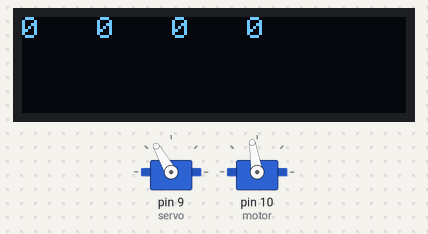
Simulated run of this sketch. Board: Arduino Uno, built with avr-gcc and run on an emulated ATmega328P. Parts: 2 × servo, 128×32 one-colour display.

Above: at 4.1 s.
At 5.7 s:
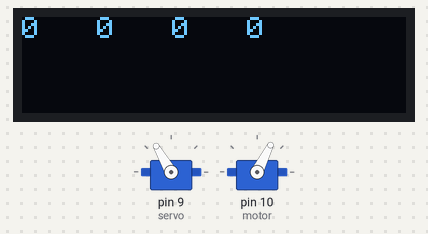
Timing chart, 0 to 130.0 s (numbered marks = the images above):
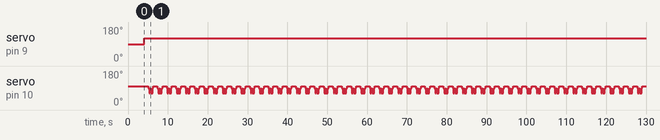

Measured:
- by itself, servo on pin 9 (servo): 90° → 120° at 4.1 s
- by itself, servo on pin 10 (motor): repeats every 2.3 s: 63° 0.20 s, 90° 0.20 s, 63° 0.50 s, 90° 0.21 s, 99° 1.0 s, 90° 0.20 s

The sketch:

rb20210524.ino
```cpp
#include <VL53L0X.h>
#include <Wire.h>
#include <Servo.h>
#include <Adafruit_SSD1306.h>
#include <Adafruit_GFX.h>


#define SYSTEM_INTERRUPT_CLEAR       0x0B
#define RESULT_INTERRUPT_STATUS      0x13
#define RESULT_RANGE_STATUS          0x14

#define XSHUT_TOF_1  2
#define XSHUT_TOF_2  3
#define XSHUT_TOF_3  4
#define XSHUT_TOF_4  5

// OLED display I2C address
#define OLED_ADDR   0x3C
#define OLED_RESET  -1        // no reset pin
#define TOF_1_ADDR  0x29
#define TOF_2_ADDR  0x2B
#define TOF_3_ADDR  0x2C
#define TOF_4_ADDR  0x2D


#define NEUTRAL 90
#define REVERSE 63

Servo servo, motor;  // создадим объект сервопривода и мотора
VL53L0X tof_1;
VL53L0X tof_2;
VL53L0X tof_3;
VL53L0X tof_4;
Adafruit_SSD1306 display(128, 32, &Wire, OLED_RESET);

bool setup_4_tofs(int timeout);

void dislplay_print_4_tofs(int tof1_distance, int tof2_distance, int tof3_distance, int tof4_distance) {
  display.setCursor(0, 0);
  display.print(tof4_distance);
  display.setCursor(25, 0);
  display.print(tof3_distance);
  display.setCursor(50, 0);
  display.print(tof2_distance);
  display.setCursor(75, 0);
  display.print(tof1_distance);
  display.display();
  //delay(100);
  display.clearDisplay();
}


void setup() {
  servo.attach(9);  // сервопривод на выводе 9
  motor.attach(10); // мотор на выводе 10
  motor.write(99);

  display.begin(SSD1306_SWITCHCAPVCC, OLED_ADDR);
  delay(2000);
  display.clearDisplay();
  //display.setRotation(2);
  //display.setTextSize(2);
  display.setTextColor(SSD1306_WHITE);
  //  display.drawPixel(10, 10, SSD1306_WHITE);
  //  display.display();
  delay(2000);
  //  display.clearDisplay();
  //display.setCursor(0, 0);


  while (!Serial) {
    ; // ожидаем подключения монитора порта
  }
  Serial.println("OK");
  if (setup_4_tofs(1000) != 0) {
    while (1) {}
  }

  Serial.println("Arduino setup has been successfully finished!");
}

int i = 0;
double kp = 0;
int max_distance = 1000;
int tof1_distance = 0;
int tof2_distance = 0;
int tof3_distance = 0;
int tof4_distance = 0;
int err = 0;
int sr = 0;

void loop() {
  // читаем данные из первого модуля
  if (0 != (tof_1.readReg(RESULT_INTERRUPT_STATUS) & 0x07)) {
    tof1_distance = tof_1.readReg16Bit(RESULT_RANGE_STATUS + 10);
    tof_1.writeReg(SYSTEM_INTERRUPT_CLEAR, 0x01);
  }

  // читаем данные из второго модуля
  if (0 != (tof_2.readReg(RESULT_INTERRUPT_STATUS) & 0x07)) {
    tof2_distance = tof_2.readReg16Bit(RESULT_RANGE_STATUS + 10);
    if (tof2_distance >= 8190){
      tof2_distance = 1500;
    }
    tof_2.writeReg(SYSTEM_INTERRUPT_CLEAR, 0x01);
  }

  // читаем данные из третьего модуля
  if (0 != (tof_3.readReg(RESULT_INTERRUPT_STATUS) & 0x07)) {
    tof3_distance = tof_3.readReg16Bit(RESULT_RANGE_STATUS + 10);
    if (tof3_distance >= 8190){
      tof3_distance = 1500;
    }
    tof_3.writeReg(SYSTEM_INTERRUPT_CLEAR, 0x01);
  }

  // читаем данные из четвертого модуля
  if (0 != (tof_4.readReg(RESULT_INTERRUPT_STATUS) & 0x07)) {
    tof4_distance = tof_4.readReg16Bit(RESULT_RANGE_STATUS + 10);
    tof_4.writeReg(SYSTEM_INTERRUPT_CLEAR, 0x01);
  }

  dislplay_print_4_tofs(tof1_distance, tof2_distance, tof3_distance, tof4_distance);

  Serial.print(tof1_distance); Serial.print(" ");
  Serial.print(tof2_distance); Serial.print(" ");
  Serial.print(tof3_distance); Serial.print(" ");
  Serial.println(tof4_distance);
  err = ((tof3_distance - tof2_distance) + (tof4_distance - tof1_distance)) / 2;
  sr = (tof3_distance + tof2_distance) / 2;
  kp = 0.075;
  motor.write(99);

  if (tof4_distance > max_distance) {
    motor.write(99);
    servo.write(147);

  }

  if (tof1_distance > max_distance) {
    motor.write(99);
    servo.write(33);
  }


  if ((tof1_distance < max_distance) and (tof4_distance < max_distance)) {
    motor.write(99);
    servo.write(100 + err * kp);
    Serial.println(err * kp);
  }
  if ((sr < 200) or (tof2_distance < 100) or (tof2_distance < 100)){
    servo.write(120);
    delay(1000);
    motor.write(NEUTRAL);
    delay(200);
    motor.write(REVERSE);
    delay(200);
    motor.write(NEUTRAL);
    delay(200);
    motor.write(REVERSE);
    delay(500);
    motor.write(NEUTRAL);
    delay(200);
  }


  //servo.write(35); //полный право
  // servo.write(145); //полный лево


}
bool setup_4_tofs(int timeout) {
  Serial.println("Подготовка tof-модулей ...");

  // чтобы избежать конфликтов адрессации, деактивируем все модули за исключением одного (с него начнем задавать адреса)
  pinMode(XSHUT_TOF_1, OUTPUT);
  pinMode(XSHUT_TOF_2, OUTPUT);
  pinMode(XSHUT_TOF_3, OUTPUT);
  //  pinMode(XSHUT_TOF_4, OUTPUT);

  Wire.begin();   // активируем интерфейс I2C, arduino будет мастером

  tof_4.setAddress(TOF_4_ADDR);     // задаем адрес для текущего активного модуля (обязательно должен отличаться от 0x29)
  pinMode(XSHUT_TOF_3, INPUT);      // активируем следующий модуль (у него по умолчанию адрес 0х29, поэтому не забываем его сменить)
  delay(10);                        // выжидаем 10 мс для полной активации
  tof_3.setAddress(TOF_3_ADDR);     // меняем адресс (обязательно должен отличаться от 0x29)
  pinMode(XSHUT_TOF_2, INPUT);      // активируем следующий модуль (у него по умолчанию адрес 0х29, поэтому не забываем его сменить)
  delay(10);                        // выжидаем 10 мс для полной активации
  tof_2.setAddress(TOF_2_ADDR);     // меняем адресс (обязательно должен отличаться от 0x29)
  pinMode(XSHUT_TOF_1, INPUT);      // активируем оставшийся датчик и используем его адрес по умолчанию
  delay(10);

  // назначаем адрес первому модулю, активируем и дожидаемся выхода в рабочий режим
  //  tof_1.setAddress(TOF_1_ADDR);
  //  pinMode(XSHUT_TOF_1, INPUT);
  //  delay(10);

  // назначаем адрес второму модулю, активируем и дожидаемся выхода в рабочий режим
  //  tof_2.setAddress(TOF_2_ADDR);
  //  pinMode(XSHUT_TOF_2, INPUT);
  //  delay(10);

  // назначаем адрес третьему модулю, активируем и дожидаемся выхода в рабочий режим
  //  tof_3.setAddress(TOF_3_ADDR);
  //  pinMode(XSHUT_TOF_3, INPUT);
  //  delay(10);

  // назначаем адрес четвертому модулю, активируем и дожидаемся выхода в рабочий режим
  //  tof_4.setAddress(TOF_4_ADDR);
  //  pinMode(XSHUT_TOF_4, INPUT);
  //  delay(10);

  // задаем таймаут ожидания данных для каждого модуля
  tof_1.setTimeout(timeout);
  tof_2.setTimeout(timeout);
  tof_3.setTimeout(timeout);
  tof_4.setTimeout(timeout);

  //инициализируем модули
  if (tof_1.init() == 0) {
    Serial.println("Не удалось обнаружить и инициализировать tof-модуль 1!");
    return 1;
  }

  if (tof_2.init() == 0) {
    Serial.println("Не удалось обнаружить и инициализировать tof-модуль 2!");
    return 1;
  }

  if (tof_3.init() == 0) {
    Serial.println("Не удалось обнаружить и инициализировать tof-модуль 3!");
    return 1;
  }

  if (tof_4.init() == 0) {
    Serial.println("Не удалось обнаружить и инициализировать tof-модуль 4!");
    return 1;
  }

  // запускаем модули в continuius режиме измерений
  tof_1.startContinuous();
  tof_2.startContinuous();
  tof_3.startContinuous();
  tof_4.startContinuous();

  return 0;
}
```
